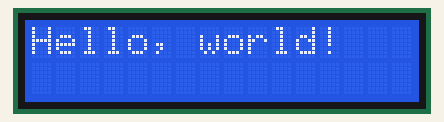
This sketch was run on a simulated Arduino Uno, built with avr-gcc and run on an emulated ATmega328P. Parts: 16×2 character LCD.

Above: at 0.1 s.
At 1.1 s:
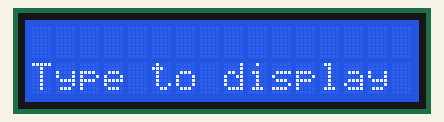

The sketch:

testLCD.ino
```cpp
#include <Wire.h>
#include <LiquidCrystal_I2C.h>
// Set pins on I2C chip for LCD connections:

LiquidCrystal_I2C lcd(0x3F,16,2);
// Set I2C address and size
void setup() {
  lcd.init();   // initialize LCD
  lcd.backlight();    // open LCD backlight
  lcd.setCursor(0, 0);  // setting cursor
  lcd.print("Hello, world!");
  delay(1000);  lcd.clear(); // clear all
  lcd.setCursor(0, 1);
  lcd.print("Type to display");
}
void loop() { }
```
